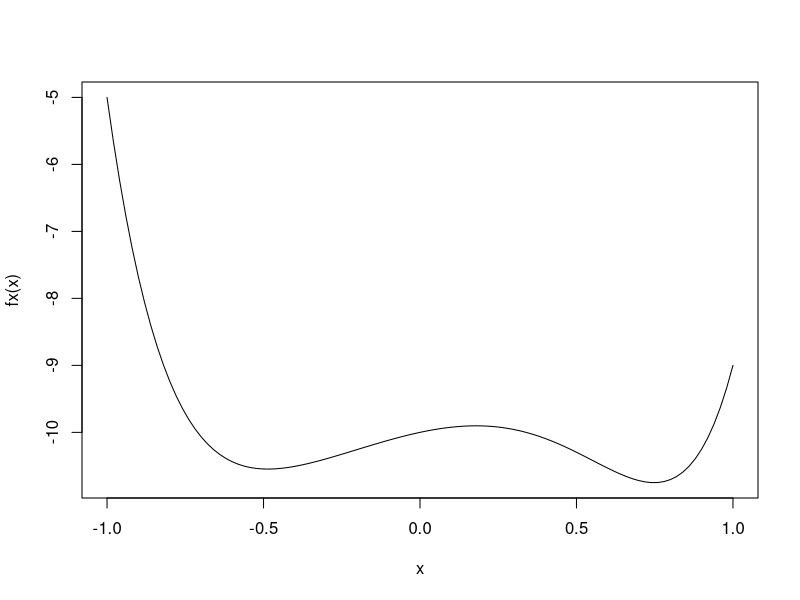

This chart was generated by the following R code:
#derivative (This section demonstrates how to do derivative in R)
library(stats) #import package "stats"
f1.exp <- expression(x^2 + 3*x +1) # define the function we want to differentiate
dx1 <- D(f1.exp,"x") # first derivative
x <- 1:5 #define x
eval(dx1) #get value
dx2 <- D(dx1, "x") # second derivative
eval(dx2) #get value
#partial derivative
f2.exp <- expression(x^2*y+y^2) #define the function we want to differentiate
dx1 <- D(f2.exp,"x") #first partial derivative with respect to x
dy1 <- D(f2.exp,"y") #first partial derivative with respect to y
x <- 1:5 #define x
y <- 2:6 #define y
eval(dx1) #get value
eval(dy1)
#if length(x)/length(y) == integer
x <- 1:5
y <- 1:10
eval(dx1) #calculable
#if length(x)/length(y) != integer
eval(dy1)
x <- 1:5
y <- 2:5
eval(dx1)#calculable, but a warning message appears
eval(dy1)
#the shoter vector will repeat
######################################################################################################
#gradient descent (This section displays how to implement gradient descent in R)
#2-dimentional case
#find the minimum value of f(x) = 5*x^6-3*x^3-2*x^2+x-10
f <- expression(5*x^6-3*x^3-2*x^2+x-10) #define function
# define gradientdescent function, where gamma is our learning rate(0 to 1 usually), and iter is
# how many times we try to find our minimum.
gradientDesc_D2 <- function(f,initial_value,gamma,iter)
{
  l <- gamma
  dx <- D(f,"x") #find derivative
  result <- numeric(length = length(initial_value)) #create a vector to store results
  x_ans <- numeric(length = length(initial_value)) #create a vector to store x
  for (i in 1:length(initial_value)) { 
    x <- initial_value[i] #take initial x
    for (j in 1:iter) {
      x <- x-l*eval(dx) #find min x
    }
    result[i] <- eval(f)
    x_ans[i] <- x
  }
  ans <- min(result) #find min value
  x <- unique(round(x_ans[grep(ans,result)],10)) #find x value when the function is minimized
  if (is.nan(ans) == TRUE){
    print("The minimum of the function does not exist")
  }else{
    paste("The minimum of the function is",ans,"at postion x =", x , sep = " ")
  }
  
}
#test
set.seed(100)
x <- runif(3,0,1)
gradientDesc_D2(f,x,0.12,500)
#check
fx <- function(x){
  return(5*x^6-3*x^3-2*x^2+x-10)
}
curve(fx,-1,1)
#we find that Gradient Descent only found local minimum
#try to adjust our learning rate
gradientDesc_D2(f,x,0.0012,500)
#we find the global minimum
#we can alter any parameter to find global minimum
#3-dimentional case
#find the minimium of f(x,y) = (x+y)^2-(x+y)-2
f <- expression((x+y)^2-(x+y)-2)
gradientDesc_D3 <- function(f,initial_value_x,initial_value_y,gamma,iter)
{
  l <- gamma
  dx <- D(f,"x") #find partial derivative with respect to x
  dy <- D(f,"y") #find partial derivative with respect to y
  result <- numeric(length = length(initial_value_x)) #create a vector to store results
  x_ans <- numeric(length = length(initial_value_x)) #create a vector to store x
  y_ans <- numeric(length = length(initial_value_y))
  for (i in 1:length(initial_value_x)) { 
    x <- initial_value_x[i] #take initial x
    y <- initial_value_y[i] #take initial y
    for (j in 1:iter) {
      x_new <- x - l*eval(dx) #store new-found x temporarily
      y <- y - l*eval(dy) #find min x and min y
      x <- x_new
    }
    result[i] <- eval(f)
    x_ans[i] <- x
    y_ans[i] <- y
  }
  ans <- min(result) #find min value
  x <- x_ans[grep(ans,result)]
  y <- y_ans[grep(ans,result)]#find x value when the function is minimized 
  if (is.nan(ans) == TRUE){
    print("The minimum of the function does not exist")
  }else{
    paste("The minimum of the function is",ans,"at postion x =", x ,", y =",y, sep = " ")
  }
  
}
#test
set.seed(10)
x <- runif(10,-1,1)
y <- runif(10,-1,1)
gradientDesc_D3(f,x,y,0.2,50000) #minimum at several (x,y)